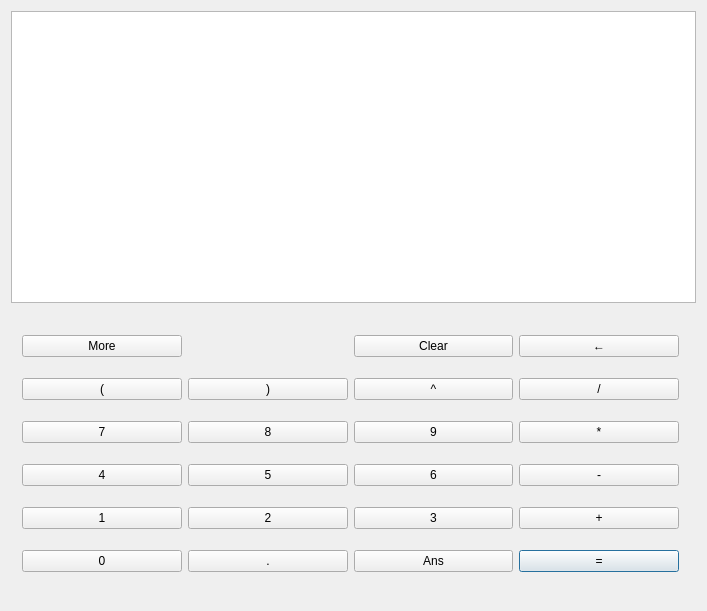
<?xml version="1.0" encoding="UTF-8"?>
<ui version="4.0">
 <class>MainWindow</class>
 <widget class="QMainWindow" name="MainWindow">
  <property name="geometry">
   <rect>
    <x>0</x>
    <y>0</y>
    <width>707</width>
    <height>611</height>
   </rect>
  </property>
  <property name="windowTitle">
   <string>EqualX</string>
  </property>
  <property name="windowIcon">
   <iconset>
    <normaloff>logo.png</normaloff>logo.png</iconset>
  </property>
  <widget class="QWidget" name="centralWidget">
   <layout class="QGridLayout" name="gridLayout">
    <item row="0" column="0" colspan="2">
     <widget class="QListWidget" name="listDisplay">
      <property name="lineWidth">
       <number>2</number>
      </property>
     </widget>
    </item>
    <item row="1" column="0">
     <widget class="QStackedWidget" name="stackedWidget">
      <widget class="QWidget" name="pageNumber">
       <layout class="QGridLayout" name="gridLayout_2">
        <item row="2" column="0">
         <widget class="QPushButton" name="btnSeven">
          <property name="text">
           <string>7</string>
          </property>
         </widget>
        </item>
        <item row="1" column="1">
         <widget class="QPushButton" name="btnRightPar">
          <property name="text">
           <string>)</string>
          </property>
         </widget>
        </item>
        <item row="3" column="3">
         <widget class="QPushButton" name="btnMinus">
          <property name="text">
           <string>-</string>
          </property>
         </widget>
        </item>
        <item row="4" column="3">
         <widget class="QPushButton" name="btnPlus">
          <property name="text">
           <string>+</string>
          </property>
         </widget>
        </item>
        <item row="2" column="3">
         <widget class="QPushButton" name="btnMultiply">
          <property name="text">
           <string>*</string>
          </property>
         </widget>
        </item>
        <item row="5" column="0">
         <widget class="QPushButton" name="btnZero">
          <property name="text">
           <string>0</string>
          </property>
         </widget>
        </item>
        <item row="4" column="0">
         <widget class="QPushButton" name="btnOne">
          <property name="text">
           <string>1</string>
          </property>
         </widget>
        </item>
        <item row="3" column="2">
         <widget class="QPushButton" name="btnSix">
          <property name="text">
           <string>6</string>
          </property>
         </widget>
        </item>
        <item row="5" column="1">
         <widget class="QPushButton" name="btnDot">
          <property name="text">
           <string>.</string>
          </property>
         </widget>
        </item>
        <item row="4" column="1">
         <widget class="QPushButton" name="btnTwo">
          <property name="text">
           <string>2</string>
          </property>
         </widget>
        </item>
        <item row="4" column="2">
         <widget class="QPushButton" name="btnThree">
          <property name="text">
           <string>3</string>
          </property>
         </widget>
        </item>
        <item row="5" column="3">
         <widget class="QPushButton" name="btnEval">
          <property name="text">
           <string>=</string>
          </property>
          <property name="default">
           <bool>true</bool>
          </property>
         </widget>
        </item>
        <item row="5" column="2">
         <widget class="QPushButton" name="btnAnswer">
          <property name="text">
           <string>Ans</string>
          </property>
         </widget>
        </item>
        <item row="1" column="3">
         <widget class="QPushButton" name="btnDivide">
          <property name="text">
           <string>/</string>
          </property>
         </widget>
        </item>
        <item row="2" column="1">
         <widget class="QPushButton" name="btnEight">
          <property name="text">
           <string>8</string>
          </property>
         </widget>
        </item>
        <item row="3" column="0">
         <widget class="QPushButton" name="btnFour">
          <property name="text">
           <string>4</string>
          </property>
         </widget>
        </item>
        <item row="3" column="1">
         <widget class="QPushButton" name="btnFive">
          <property name="text">
           <string>5</string>
          </property>
         </widget>
        </item>
        <item row="1" column="2">
         <widget class="QPushButton" name="btnPow">
          <property name="text">
           <string>^</string>
          </property>
         </widget>
        </item>
        <item row="1" column="0">
         <widget class="QPushButton" name="btnLeftPar">
          <property name="text">
           <string>(</string>
          </property>
         </widget>
        </item>
        <item row="2" column="2">
         <widget class="QPushButton" name="btnNine">
          <property name="text">
           <string>9</string>
          </property>
         </widget>
        </item>
        <item row="0" column="3">
         <widget class="QPushButton" name="btnDelete">
          <property name="text">
           <string>←</string>
          </property>
         </widget>
        </item>
        <item row="0" column="0">
         <widget class="QPushButton" name="btnSci">
          <property name="text">
           <string>More</string>
          </property>
         </widget>
        </item>
        <item row="0" column="2">
         <widget class="QPushButton" name="btnClear">
          <property name="text">
           <string>Clear</string>
          </property>
         </widget>
        </item>
       </layout>
      </widget>
      <widget class="QWidget" name="pageSci">
       <layout class="QGridLayout" name="gridLayout_3">
        <item row="1" column="0">
         <widget class="QPushButton" name="btnLog">
          <property name="text">
           <string>log</string>
          </property>
         </widget>
        </item>
        <item row="1" column="1">
         <widget class="QPushButton" name="btnLn">
          <property name="text">
           <string>ln</string>
          </property>
         </widget>
        </item>
        <item row="1" column="2">
         <widget class="QPushButton" name="btnE">
          <property name="text">
           <string>e</string>
          </property>
         </widget>
        </item>
        <item row="3" column="1">
         <widget class="QPushButton" name="btnCos">
          <property name="text">
           <string>cos</string>
          </property>
         </widget>
        </item>
        <item row="3" column="2">
         <widget class="QPushButton" name="btnTan">
          <property name="text">
           <string>tan</string>
          </property>
         </widget>
        </item>
        <item row="3" column="0">
         <widget class="QPushButton" name="btnSin">
          <property name="text">
           <string>sin</string>
          </property>
         </widget>
        </item>
        <item row="4" column="0">
         <widget class="QPushButton" name="btnArcSin">
          <property name="text">
           <string>arcsin</string>
          </property>
         </widget>
        </item>
        <item row="2" column="1">
         <widget class="QPushButton" name="btnFact">
          <property name="text">
           <string>!</string>
          </property>
         </widget>
        </item>
        <item row="2" column="0">
         <widget class="QPushButton" name="btnPi">
          <property name="text">
           <string>Pi</string>
          </property>
         </widget>
        </item>
        <item row="4" column="1">
         <widget class="QPushButton" name="btnArcCos">
          <property name="text">
           <string>arccos</string>
          </property>
         </widget>
        </item>
        <item row="5" column="3">
         <widget class="QPushButton" name="btnSciEqual">
          <property name="text">
           <string>=</string>
          </property>
         </widget>
        </item>
        <item row="4" column="2">
         <widget class="QPushButton" name="btnArcTan">
          <property name="text">
           <string>arctan</string>
          </property>
         </widget>
        </item>
        <item row="5" column="0">
         <widget class="QPushButton" name="btnSinh">
          <property name="text">
           <string>sinh</string>
          </property>
         </widget>
        </item>
        <item row="2" column="2">
         <widget class="QPushButton" name="btnDegAndRad">
          <property name="text">
           <string>Deg/Rad</string>
          </property>
         </widget>
        </item>
        <item row="5" column="1">
         <widget class="QPushButton" name="btnCosh">
          <property name="text">
           <string>cosh</string>
          </property>
         </widget>
        </item>
        <item row="5" column="2">
         <widget class="QPushButton" name="btnTanh">
          <property name="text">
           <string>tanh</string>
          </property>
         </widget>
        </item>
        <item row="4" column="3">
         <widget class="QPushButton" name="btnnPm">
          <property name="text">
           <string>nPr</string>
          </property>
         </widget>
        </item>
        <item row="3" column="3">
         <widget class="QPushButton" name="btnnCm">
          <property name="text">
           <string>nCr</string>
          </property>
         </widget>
        </item>
        <item row="0" column="2">
         <widget class="QPushButton" name="btnSciClear">
          <property name="text">
           <string>Clear</string>
          </property>
         </widget>
        </item>
        <item row="0" column="0">
         <widget class="QPushButton" name="btnBack">
          <property name="text">
           <string>Back</string>
          </property>
         </widget>
        </item>
        <item row="0" column="3">
         <widget class="QPushButton" name="btnSciDelete">
          <property name="text">
           <string>←</string>
          </property>
         </widget>
        </item>
       </layout>
      </widget>
     </widget>
    </item>
   </layout>
  </widget>
 </widget>
 <layoutdefault spacing="6" margin="11"/>
 <resources/>
 <connections/>
</ui>
